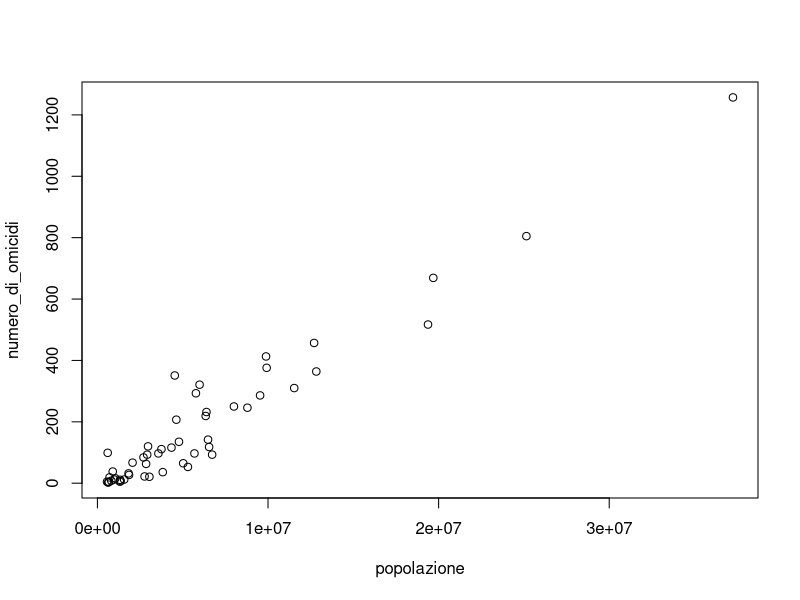
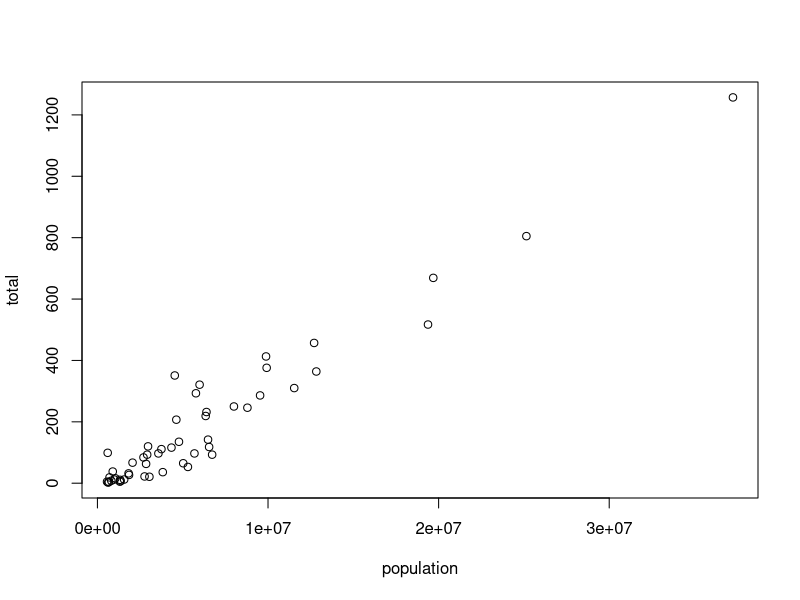
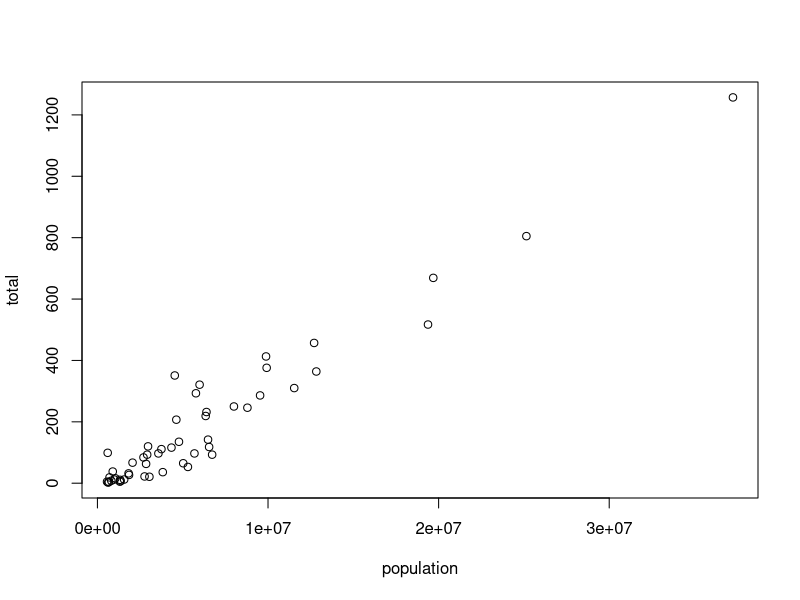
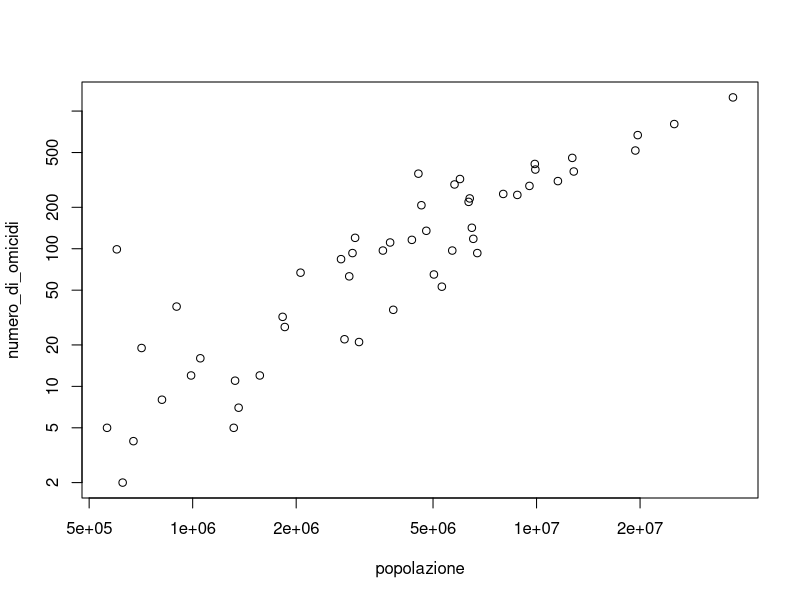
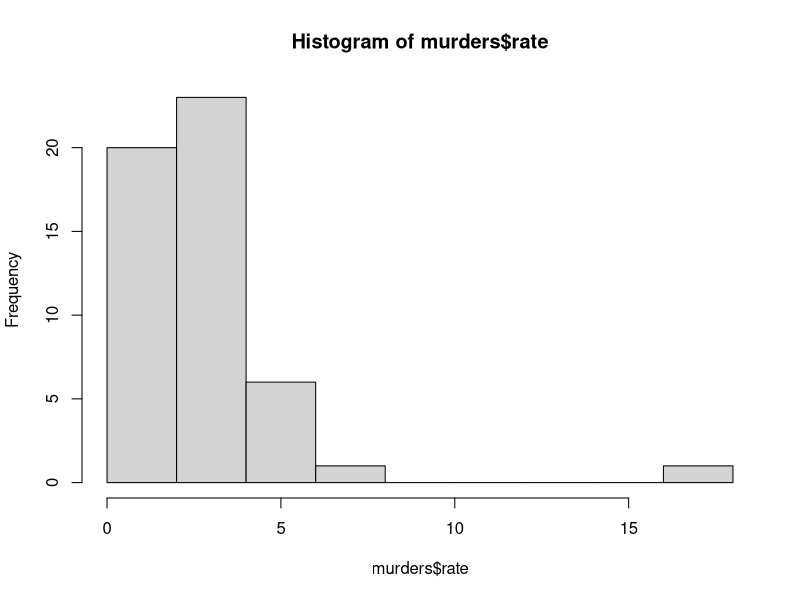
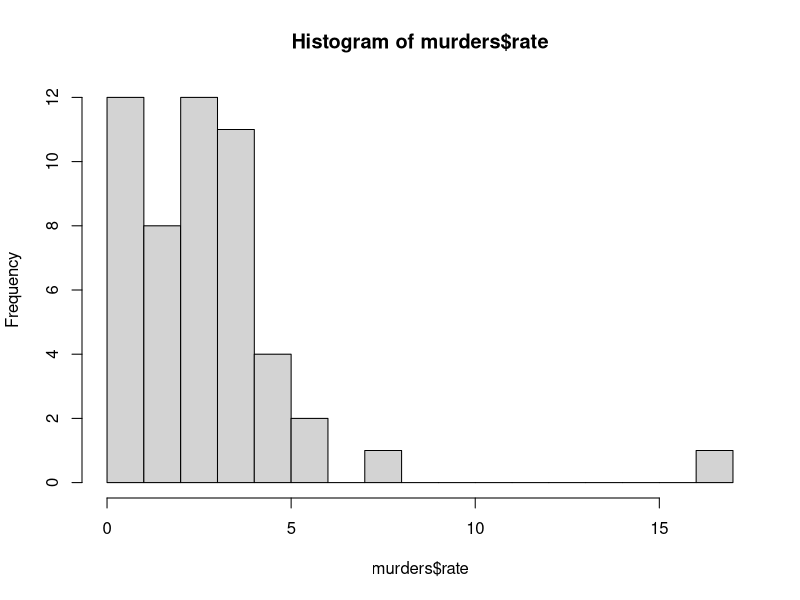
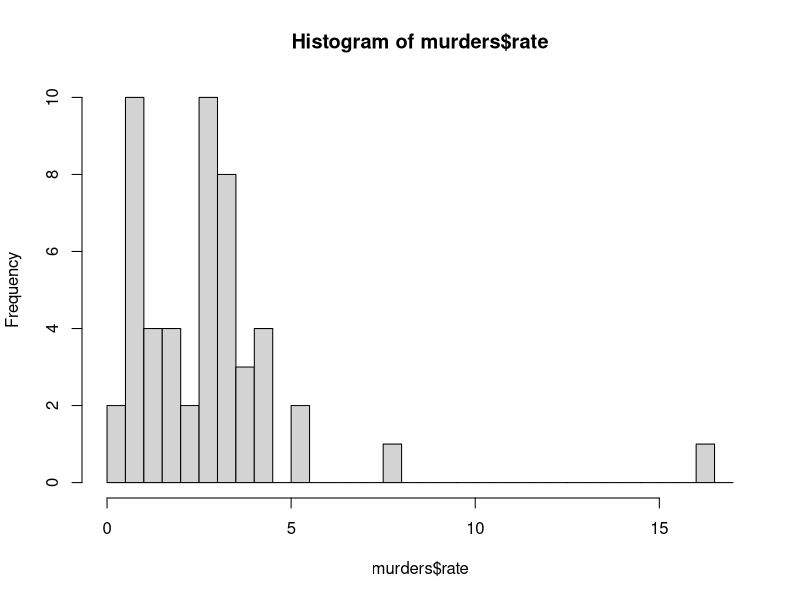
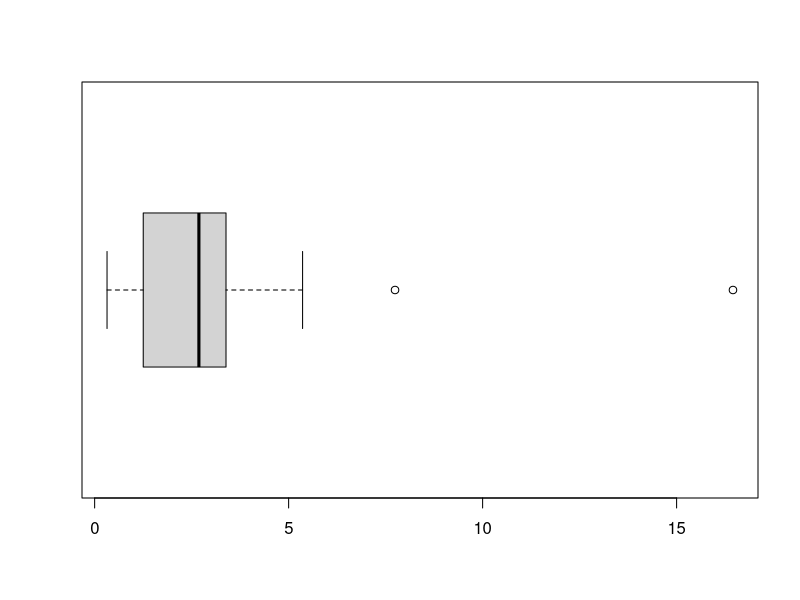

Write the R code that produced these figures, in order.
## ---- chunk 1
if(! "dslabs" %in% installed.packages() ){
  install.packages("dslabs")
}
library(dslabs)

data(murders) # load the US murders dataset
## ---- chunk 2
temp <- c(35, 88, 42, 84, 81, 30)
city <- c("Beijing", "Lagos", "Paris", 
          "Rio de Janeiro", "San Juan", "Toronto")
city_temps <- data.frame(name = city, temperature_F = temp)
## ---- chunk 3

# TODO: inserire il codice per stampare la porzione iniziale del dataset
#innanzitutto voglio capire che tipo di dati ci sono con head
head(murders)
#singola quadra slice
#doppia quadra su data frame estraggo la singola colonna

#ho ottenuto le prime 6 righe della tabella

#È possibile accedere alle singole colonne del dataframe utilizzando l'operatore di accesso `$` (o in alternativa quello di estrazione `[[]]` ), entrambi restituiscono un vettore.

#Si ottenga il contenuto della colonna *abb* utilizzando i due operatori.

#```{r accesso alle colonne}
# TODO scrivere il codice per ottenere il contenuto della colonna *abb* utilizzando i due operatori.



#Per capire quali i tipi di dato delle 5 colonne è possibile usare la funzione `class()` applicata alle singole colonne.

#```{r tipo colonne}
# TODO: inserire il codice per ottenere il tipo delle colonne e poi avere il sommario del data.frame
# devi mettere vuoto per dire che vuoi tutte le righe e poi selezioni le colonne che vuoi, in questo caso abb (stringa)

#in un dataframe ogni colonna ha un proprio tipo



## ---- chunk 4
# TODO: stampare i livelli della colonna *regione* ed il minimo e massimo del numero di omicidi (colonna *total*).

#tipo factor mi fa memorizzare dei livelli
levels(murders$region)
#in questa colonna possono comparire solo i valori di questi livelli
min(murders$total)
max(murders$total)
## ---- chunk 5
# TODO: inserire il codice per calcolare le frequenze dei livelli di region
t<-table(murders$region)
#mi dice quante volte compare ogni livello regione
#gli do la colonna, li conta lui e crea lui i diversi gruppi (i livelli qui)
## ---- chunk 6
# TODO: inserire il codice per calcolare le frequenze dei livelli di region ed esprimerli anche in percentuale.
v<-paste0(round((t*100)/sum(t),2), "%") #t è un vettore di interi alla fine. QUi ogni numero lo moltiplico per 100 e divido per il totale
#paste0, mi fa perdere i nomi
#li aggiungo allora prendendoli da t
names(v)<-names(t)
v
 #somma fa 100
## ---- chunk 7
# TODO: inserire il codice per avere il sommario del data.frame murders
p<-summary(murders)
p
## ---- chunk 8
# TODO: interire il codice necesario
pop<-murders$population
popO<-sort(pop, decreasing = FALSE)
popO

## ---- chunk 9
# TODO: inserire il codice necesario
ordine<-rev(order(murders$population))
#ordine è un vettore con gli indici messi nell'ordine da me richiesto

#oppure senza rev che inverte valori vettore, posso mettere il meno
#poi slicing
murders$state[ordine]
#s<-murders[order(murders$population , decreasing = TRUE ),'state']
#s
## ---- chunk 10
# TODO: interire il codice necesario
#per_omicidi<-murders[order(murders$total),]
#colonne non toccate, faccio invece slicing righe usando order
ord<-murders[order(murders$total),]
ord
## ---- chunk 11
# TODO: interire il codice necesario
#t<-city_temps
#t<-city_temps[, "temperature_F"]
#t

(city_temps$temperature_F-32)*(5/9)
#lo faccio direttamente, io avevo usato una funzione

#converti<-function(x){
 # c<- (5/9)*(x-32)
#}

#sapply mi ha permesso di applicare la funzione a ogni singolo elemento del vettore in automatico

#p<-sapply(t, converti)
#p

## ---- chunk 12
# TODO: interire il codice necesario
city_temps$temperature_C<-(city_temps$temperature_F-32)*(5/9)

## ---- chunk 13
# TODO: interire il codice necesario

murders$rate=murders$total/murders$population*100000
#uso murders come contesto dove identificare i nomi
murders$rate=with(murders, total/population*100000)
## ---- chunk 14
# TODO: interire il codice necesario
mediaRate<-mean(murders$rate)
mediaRate
## ---- chunk 15
# TODO: interire il codice necesario
sintesiRate<-fivenum(murders$rate)
sintesiRate
## ---- chunk 16
# TODO: interire il codice necesario

q1<-quantile(murders$rate, 0.25)
k<-murders$rate<q1
#avrò true dove è vera questa affermazione e falso altrimenti
#è il vettore indicatore
sum(k)

## ---- chunk 17
# TODO: interire il codice necesario
murders_q1<-murders[k,]
#sto dicendo tramite il vettore indicatore quali righe selezionare
#e quali no

#dopo il vettore indicatore, mettere la virgola senza niente per dire tutte le colonne

## ---- chunk 18
# TODO: interire il codice necesario
murders_q1[murders_q1$region=="West", ]
#regione_west<-(murders$region=="West" & murders$rate<=quantile(murders$rate, 0.25))
#murders[regione_west,]
#qui problema era una sola & per and
#si poteva anche fare con l'&
#spiegazione di which
b<-c(T,F,T)
which(b)
#ottengo indici di true, aiuta nello slice, ma non è essenziale

## ---- chunk 19
# TODO: interire il codice necesario
abbreviazioni<-c("MA", "ME", "MI", "MO", "MU")
result<- murders$abb %in% abbreviazioni
#dai un vettore v1 , poi scrivi %in% e metti il vettore v2
#a questo punto ti esce un vettore con true e false della lunghezza di v1
#e che avrà true se un quell'i-esimo elemento di v1 sta in v2
sum(result)
## ---- chunk 20
# TODO: interire il codice necesario
quali<-abbreviazioni%in%murders$abb
#quali è un vettore indicatore
abbreviazioni[!quali]
# ! quali lo nega e ottengo il complementare, scoprendo quali 
#non esistono
## ---- chunk 21
## Esempio di uso di cut()
#do una serie di punti di taglio e assegno un'etichetta
x <- runif(50,1,31) # 50 numeri casuali tra 0 e 31
rating <- cut(x, c(0,18,30,31),c("Ins","Suff","Lode"))
names(x)<-rating
x

#con names(x)<-rating ho detto che i valori di rating devono diventare i nomi di x
## ---- chunk 22
# TODO: interire il codice necesario
murders$rating<-cut(murders$rate, c(0,1,3,20), c("basso", "medio", "alto"))
## ---- chunk 23
# TODO: interire il codice necesario
numBasso<-murders$rating=="basso"
sum(numBasso)

numMedio<-murders$rating=="medio"
sum(numMedio)

numAlto<-murders$rating=="alto"
sum(numAlto)
r<-c(sum(numBasso), sum(numMedio), sum(numAlto))
names(r)<-c("basso", "medio", "alto")
r
#table lo fa direttamente!!!!
table(murders$rating)
## ---- chunk 24
# TODO: interire il codice necesario

f_to_c<-function(x){
  return((5/9)*(x-32))
}

## ---- chunk 25
if( exists("f_to_c") ){
  print( f_to_c(61) )
}
## ---- chunk 26
temperature <- c(82,61,32)
if( exists("f_to_c") ){
  print( f_to_c( temperature ) )
}
## ---- chunk 27
# TODO: interire il codice necesario
c_to_f<-function(x){
  return((9/5)*x +32)
}
## ---- chunk 28
temperature <- c(28,16,0)
if( exists("c_to_f") ){
  print( c_to_f( temperature ) )
  
  print( f_to_c( c_to_f( temperature ) ) )
}
## ---- chunk 29
# TODO: interire il codice necesario
temp_conv<-function(f=NA, c=NA){
  if(is.na(f[1]))
    return(c_to_f(c))
  
  else
    return(f_to_c(f))
    
}
## ---- chunk 30
if(exists("temp_conv")){
 print(temp_conv( f=c(82)))
  print(temp_conv( c=c(28)) )
}
## ---- chunk 31
if(exists("temp_conv")){
 print(temp_conv( f=c(82,61,32)))
print(temp_conv( c=c(28,16,0)) )
#funziona, ma solo se provi uno alla volta
#se a f passo un vettore
#devo verificare se ogni elemento di f è na
#ottengo vettore logico con true se è na, false altrimenti
#posso allora fare .isna(f[1])
#se lo è il primo, allora lo saranno tutti
#oppure
#li verifico tutti con all(is.na(c))
#problema era quindi nel vettore logico
 
}
## ---- chunk 32
# TODO: interire il codice necesario
successione_Fibonacci <-function(n){
  if(n<2){
    r<-"inserire un numero maggiore o uguale a 2"
  }
  else{
  #posso anche non definire all'inizio la lunghezza del vettore
    serie=c(1,1)
 
    for(i in 3:(n+1)){
      serie[i]<-serie[i-1]+serie[i-2]
      #la incremento mano a mano qui
    }
    r<-serie
  }
}

## ---- chunk 33
# specificare un intero n:
n <- 7
if( exists("successione_Fibonacci") ){
  print( successione_Fibonacci(10) )
}
## ---- chunk 34
# TODO: interire il codice necesario

## ---- chunk 35
# specificare un intero n:
n <- 7
if( exists("successione_Fibonacci") ){
  print( successione_Fibonacci(n) )
}
## ---- chunk 36
# TODO: interire il codice necesario
popolazione<-murders$population
numero_di_omicidi<-murders$total
plot(popolazione, numero_di_omicidi)
with(murders, plot(population, total))


## ---- chunk 37
# TODO: interire il codice necesario
plot(total~population, data=murders)
#solo un modo diverso di rappresentarlo

## ---- chunk 38
# TODO: interire il codice necesario
#popolazione<-log(popolazione)
plot(popolazione, numero_di_omicidi, log = "xy")
#cosi metto scala logaritmica sia su un asse che su un altro
## ---- chunk 39
# TODO: interire il codice necesario
hist(murders$rate)
#calcola intervalli in base ad un suo algoritmo

## ---- chunk 40
# TODO: interire il codice necesario
#hist(murders$rate, breaks=30  )
#hist(murders$rate, breaks=0:17  )
#hist(murders$rate, breaks=(min(murders$rate)-1):(max(murders$rate)+1)  )
#cosi rientrano tutti per forza

hist(murders$rate, breaks=0:ceiling(max(murders$rate))  )
#ceiling arrotonda all'intero superiore, così ho intervalli di ampiezza esattamente 1 a partire da 0
hist(murders$rate, breaks = seq(0,17, by=0.5))
#molto più fini
## ---- chunk 41
# TODO: interire il codice necesario
#hist(murders$rate, breaks = seq(0,17, by=0.5))
#se a breaks do solo un numero, lui lo prende come suggerimento di numero di bins che avrai
#ma appunto, è solo un suggerimento, potrebbe essere un po' diverso poi il risultato

#v<-range(murders$rate)
#seq(v[1], v[2], by=0.001)
#hist(murders$rate,breaks=seq(v[1], v[2], by=0.0001))
          
#prendi max e min con range, poi tramite seq dai i punti di break e l'ampiezza la decide il by


## Boxplots

#Utilizzare un boxplot per rappresentare la distribuzione dei tassi di omicidio.

#Suggerimento: si usi la funzione `boxplot()`, è possibile utilizzare il parametro `horizontal` per mostrare il boxplot in orizzontale.


# TODO: interire il codice necesario
boxplot(murders$rate, horizontal = TRUE)
## ---- chunk 42
# TODO: interire il codice necesario
tassi_sud<-murders$region=="South"
tassi_ovest<-murders$region=="West"
tassi_nordEst<-murders$region=="Northeast"
#tassi_nordCentrali<-murders$region="Northcentral"

sud<-murders[tassi_sud,]
ovest<-murders[tassi_ovest,]
nord_est<-murders[tassi_nordEst,]

ts<-sud$rate
to<-ovest$rate
nord<-nord_est$rate

boxplot(ts, to, nord)

#questo di sopra è tutto lavoro inutile

boxplot(rate~region , data=murders)
#prendi rate in funzione di region 
#boxplot ordinati in base ai livelli
## ---- chunk 43
p<-levels(murders$region)
p
reorder(murders$region, murders$population, sum)

#mi restituisce fattore region ordinato in base alla popolazione

## ---- chunk 44
# TODO: interire il codice necesario
levels(murders$region)
reorder(murders$region, murders$rate,  mean)
#ha riordinato i livelli per media, dal piu piccolo al piu grande

boxplot(murders$rate~reorder(murders$region, murders$rate,  mean))
#cosi ho ottenuto i rate raggruppati in base al fattore regione e con reorder ho scelto anche 
#l'ordine di questi boxplot, qui ad esempio in base alla media 

## ---- chunk 45
# TODO: interire il codice necesario
barplot(murders$rate, main="Tassi omicidi per stato",
        xlab = "tasso",
        ylab = "stato",
        names.arg = murders$abb, horiz = TRUE  )

barplot(rate~abb, data=murders, horiz = TRUE, las=1)
## ---- chunk 46
# TODO: interire il codice necesario


barplot(rate~reorder(abb, rate), data=murders, horiz = TRUE, las=1)
        
